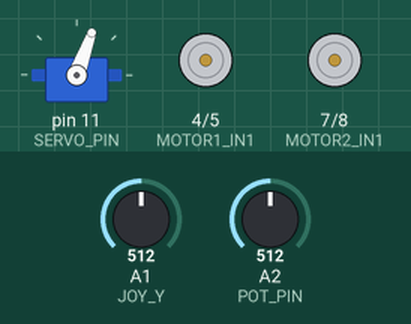
Recording of a sketch running on a simulated Arduino Uno, built with avr-gcc and run on an emulated ATmega328P. On the bench: servo, motor-driver pin pairs drawn as motors (green arrow = first pin HIGH = forward, orange = second pin HIGH = backward, longer = more drive, scaled by the enable pin). The inputs (shaded band) are chosen by the test bench; at power-on: A1 (JOY_Y) = 512, A2 (POT_PIN) = 512.

Above: at 1.2 s.
1.3 s: A1 (JOY_Y) set to 716
At 2.5 s:
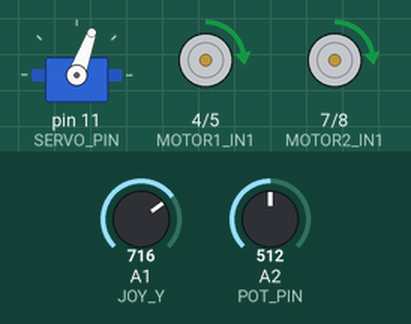
2.8 s: A2 (POT_PIN) set to 716
At 4.0 s:
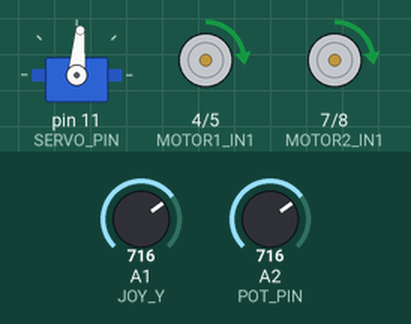
4.3 s: A2 (POT_PIN) set to 900
At 4.9 s:
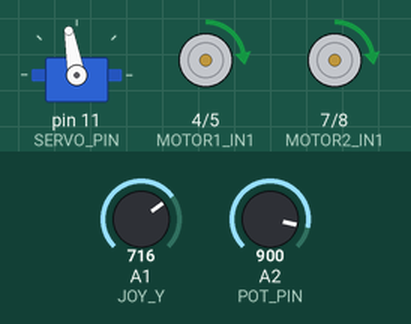
5.8 s: A1 (JOY_Y) set to 511
At 6.9 s:
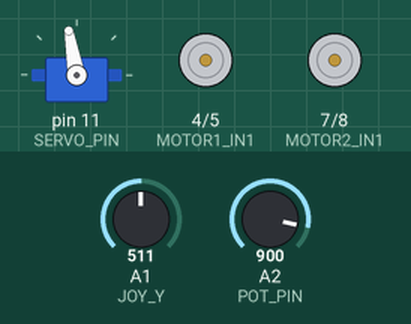
7.3 s: A1 (JOY_Y) set to 306
At 8.4 s:
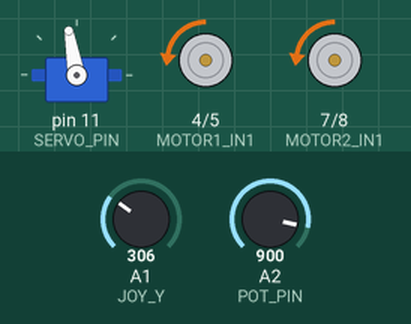
8.8 s: A2 (POT_PIN) set to 511
At 9.2 s:
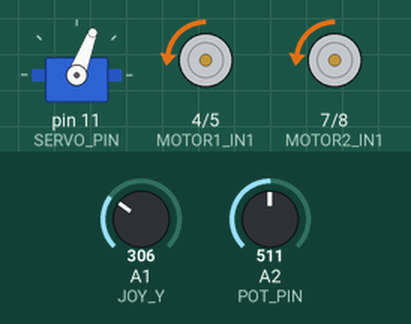
Timing chart, 0 to 11.3 s (numbered marks = the images above; inputs shaded):
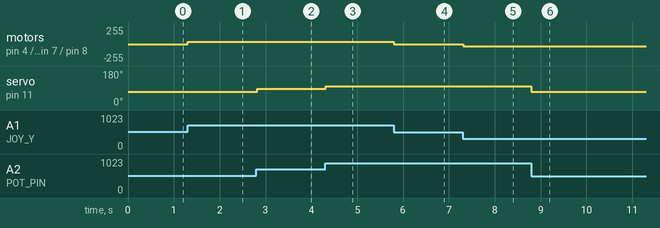

Measured:
- after the input at 1.3 s, motor on pin 4 (MOTOR1_IN1) / pin 5 (MOTOR1_IN2), motor on pin 7 (MOTOR2_IN1) / pin 8 (MOTOR2_IN2): stopped → forward 31/255 at once
- after the input at 2.8 s, servo on pin 11 (SERVO_PIN): 70° → 85° at once
- after the input at 4.3 s, servo on pin 11 (SERVO_PIN): 85° → 100° at once
- after the input at 5.8 s, motor on pin 4 (MOTOR1_IN1) / pin 5 (MOTOR1_IN2), motor on pin 7 (MOTOR2_IN1) / pin 8 (MOTOR2_IN2): forward 31/255 → stopped at once
- after the input at 7.3 s, motor on pin 4 (MOTOR1_IN1) / pin 5 (MOTOR1_IN2), motor on pin 7 (MOTOR2_IN1) / pin 8 (MOTOR2_IN2): stopped → backward 33/255 at once
- after the input at 8.8 s, servo on pin 11 (SERVO_PIN): 100° → 69° at once

The sketch:

robot_arm.ino
```cpp
#include <Servo.h>

const int JOY_X = A0;
const int JOY_Y = A1;
const int POT_PIN = A2;

const int MOTOR1_IN1 = 4;
const int MOTOR1_IN2 = 5;
const int MOTOR1_EN  = 3;

const int MOTOR2_IN1 = 7;
const int MOTOR2_IN2 = 8;
const int MOTOR2_EN  = 6;

const int SERVO_PIN = 11;

const int JOY_CENTER = 512;
const int JOY_DEADZONE = 100;
const int MAX_SPEED = 80;

const int CLAW_OPEN_ANGLE = 30;
const int CLAW_CLOSED_ANGLE = 110;

Servo claw;

void setup() {
  pinMode(MOTOR1_IN1, OUTPUT);
  pinMode(MOTOR1_IN2, OUTPUT);
  pinMode(MOTOR1_EN, OUTPUT);

  pinMode(MOTOR2_IN1, OUTPUT);
  pinMode(MOTOR2_IN2, OUTPUT);
  pinMode(MOTOR2_EN, OUTPUT);

  claw.attach(SERVO_PIN);
  claw.write(CLAW_OPEN_ANGLE);

  Serial.begin(9600);
}

void loop() {
  int yVal = analogRead(JOY_Y);
  int ySpeed = mapJoystickToSpeed(yVal);

  // Both motors combined on one axis for extra pulling force on a single string.
  driveMotor(MOTOR1_IN1, MOTOR1_IN2, MOTOR1_EN, ySpeed);
  driveMotor(MOTOR2_IN1, MOTOR2_IN2, MOTOR2_EN, ySpeed);

  handleClawPot();

  delay(20);
}

int mapJoystickToSpeed(int rawVal) {
  int offset = rawVal - JOY_CENTER;
  if (abs(offset) < JOY_DEADZONE) {
    return 0;
  }
  int speed = map(offset, -JOY_CENTER, JOY_CENTER, -MAX_SPEED, MAX_SPEED);
  speed = constrain(speed, -MAX_SPEED, MAX_SPEED);
  return speed;
}

void driveMotor(int in1, int in2, int enPin, int speed) {
  if (speed > 0) {
    digitalWrite(in1, HIGH);
    digitalWrite(in2, LOW);
    analogWrite(enPin, speed);
  } else if (speed < 0) {
    digitalWrite(in1, LOW);
    digitalWrite(in2, HIGH);
    analogWrite(enPin, -speed);
  } else {
    digitalWrite(in1, LOW);
    digitalWrite(in2, LOW);
    analogWrite(enPin, 0);
  }
}

// Reads the potentiometer and moves the servo proportionally between CLAW_OPEN_ANGLE and CLAW_CLOSED_ANGLE based on knob position
void handleClawPot() {
  int potVal = analogRead(POT_PIN);
  int angle = map(potVal, 0, 1023, CLAW_OPEN_ANGLE, CLAW_CLOSED_ANGLE);
  claw.write(angle);
}
```
